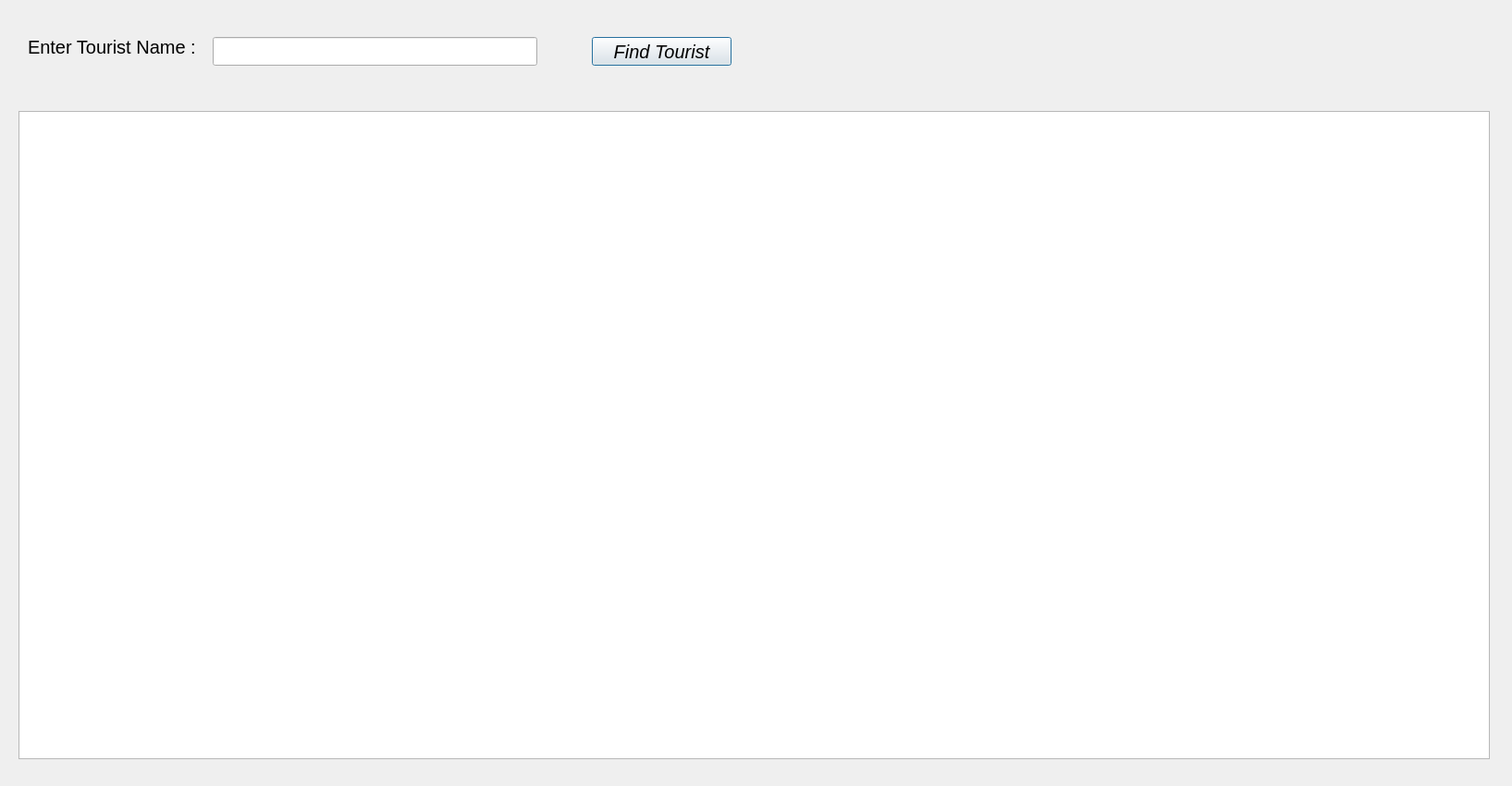
<?xml version="1.0" encoding="UTF-8"?>
<ui version="4.0">
 <class>FindTourist</class>
 <widget class="QDialog" name="FindTourist">
  <property name="geometry">
   <rect>
    <x>0</x>
    <y>0</y>
    <width>1635</width>
    <height>850</height>
   </rect>
  </property>
  <property name="minimumSize">
   <size>
    <width>1635</width>
    <height>850</height>
   </size>
  </property>
  <property name="maximumSize">
   <size>
    <width>1635</width>
    <height>850</height>
   </size>
  </property>
  <property name="windowTitle">
   <string>Find Tourist</string>
  </property>
  <property name="styleSheet">
   <string notr="true"/>
  </property>
  <widget class="QLabel" name="label">
   <property name="geometry">
    <rect>
     <x>30</x>
     <y>30</y>
     <width>181</width>
     <height>41</height>
    </rect>
   </property>
   <property name="font">
    <font>
     <pointsize>15</pointsize>
    </font>
   </property>
   <property name="text">
    <string>Enter Tourist Name :</string>
   </property>
  </widget>
  <widget class="QLineEdit" name="txtTouristName">
   <property name="geometry">
    <rect>
     <x>230</x>
     <y>40</y>
     <width>351</width>
     <height>31</height>
    </rect>
   </property>
   <property name="font">
    <font>
     <pointsize>15</pointsize>
    </font>
   </property>
  </widget>
  <widget class="QPushButton" name="btnFind">
   <property name="geometry">
    <rect>
     <x>640</x>
     <y>40</y>
     <width>151</width>
     <height>31</height>
    </rect>
   </property>
   <property name="font">
    <font>
     <pointsize>15</pointsize>
     <italic>true</italic>
    </font>
   </property>
   <property name="text">
    <string>Find Tourist</string>
   </property>
  </widget>
  <widget class="QTableView" name="tableView">
   <property name="geometry">
    <rect>
     <x>20</x>
     <y>120</y>
     <width>1591</width>
     <height>701</height>
    </rect>
   </property>
   <property name="font">
    <font>
     <pointsize>12</pointsize>
     <italic>false</italic>
    </font>
   </property>
   <property name="styleSheet">
    <string notr="true"/>
   </property>
  </widget>
 </widget>
 <resources/>
 <connections/>
</ui>
